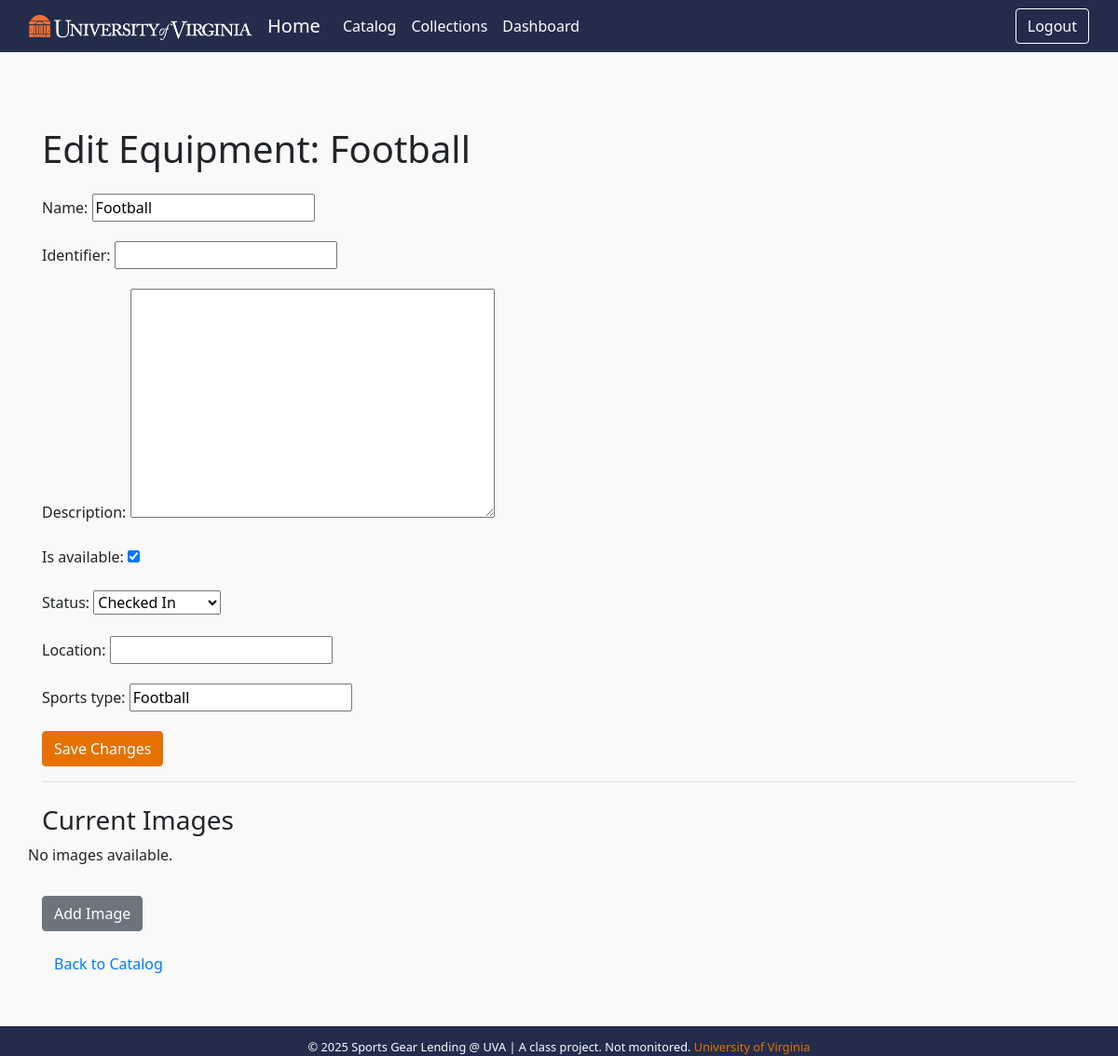
/dashboard/librarian/edit-equipment/3/ (signed in), run on the app's committed database.
### core/models.py (models this page shows, shortened)
class Equipment(models.Model):
    STATUS_CHOICES = [
        ('checked-in', 'Checked In'),
        ('in-circulation', 'In Circulation'),
        ('being-repaired', 'Being Repaired'),
    ]
    name = models.CharField(max_length=255)
    identifier = models.CharField(max_length=100, null=True, blank=True)
    description = models.TextField(blank=True)
    is_available = models.BooleanField(default=True)
    status = models.CharField(max_length=20, choices=STATUS_CHOICES, default='checked-in')
    location = models.CharField(max_length=255, blank=True)
    sports_type = models.CharField(max_length=100, blank=True)
    added_date = models.DateTimeField(auto_now_add=True)
    sports_type = models.CharField(max_length=100, null=True, blank=True)
    added_by = models.ForeignKey(User, on_delete=models.SET_NULL, null=True, blank=True, related_name='added_equipments')

### core/views.py (the view)
# urls.py: path("dashboard/librarian/edit-equipment/<int:equipment_id>/", edit_equipment, name="edit_equipment"),
@login_required
def edit_equipment(request, equipment_id):
    if not request.user.profile.is_librarian:
        return HttpResponseForbidden("You do not have permission to edit equipment.")
    equipment = get_object_or_404(Equipment, id=equipment_id)
    if request.method == 'POST':
        form = EquipmentForm(request.POST, request.FILES, instance=equipment)
        if form.is_valid():
            form.save()
            messages.success(request, "Equipment updated successfully.")
            return redirect('core:catalog')
    else:
        form = EquipmentForm(instance=equipment)
    return render(request, 'edit_equipment.html', {'form': form, 'equipment': equipment})

### core/forms.py
class EquipmentForm(forms.ModelForm):
    class Meta:
        model = Equipment
        fields = ['name', 'identifier', 'description', 'is_available', 'status', 'location', 'sports_type']

### core/templates/edit_equipment.html (shortened to what this page needs)
{% extends "base.html" %}
{% block content %}
<div class="container my-5">
  <h1 class="mb-4">Edit Equipment: {{ equipment.name }}</h1>
  <form method="POST" enctype="multipart/form-data">
    {{ form.as_p }}
    <button type="submit" class="btn btn-primary">Save Changes</button>
  </form>
  <hr>
  <h3 class="mt-4">Current Images</h3>
  <div class="row">
    {% for image in equipment.images.all %}
      <div class="col-md-3 text-center mb-3">
        <img src="{{ image.image.url }}" alt="{{ equipment.name }}" class="img-thumbnail" style="max-width: 150px;">
        {% if image.caption %}
          <p>{{ image.caption }}</p>
        {% endif %}
      </div>
    {% empty %}
      <p>No images available.</p>
    {% endfor %}
  </div>
  <a href="{% url 'core:add_item_image' equipment.id %}" class="btn btn-secondary mt-3">Add Image</a>
  <br>
  <a href="{% url 'core:catalog' %}" class="btn btn-link mt-3">Back to Catalog</a>
</div>
{% endblock %}

### core/templates/base.html (style rules this page uses)
html, body { height: 100%; margin: 0; }
body { display: flex; flex-direction: column; background-color: #f9f9f9; font-family: 'Segoe UI', Tahoma, Geneva, Verdana, sans-serif; }
.row { display: flex; flex-wrap: wrap; }
.btn-primary { background-color: #E57200 !important; border-color: #E57200 !important; }

### data on the page
Equipment: name "Football", is_available "☑", status "Checked In", sports_type "Football"
